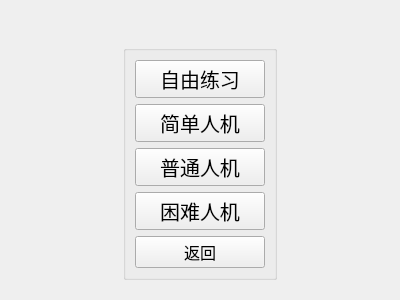
<?xml version="1.0" encoding="UTF-8"?>
<ui version="4.0">
 <class>OfflineChoiceWidget</class>
 <widget class="QWidget" name="OfflineChoiceWidget">
  <property name="geometry">
   <rect>
    <x>0</x>
    <y>0</y>
    <width>400</width>
    <height>300</height>
   </rect>
  </property>
  <property name="windowTitle">
   <string>Form</string>
  </property>
  <layout class="QVBoxLayout" name="verticalLayout" stretch="1,2">
   <item>
    <widget class="QWidget" name="widget" native="true"/>
   </item>
   <item>
    <widget class="QWidget" name="widget_2" native="true">
     <layout class="QHBoxLayout" name="horizontalLayout" stretch="2,3,2">
      <item>
       <spacer name="horizontalSpacer_2">
        <property name="orientation">
         <enum>Qt::Orientation::Horizontal</enum>
        </property>
        <property name="sizeHint" stdset="0">
         <size>
          <width>40</width>
          <height>20</height>
         </size>
        </property>
       </spacer>
      </item>
      <item>
       <widget class="QGroupBox" name="groupBox_3">
        <property name="title">
         <string/>
        </property>
        <layout class="QVBoxLayout" name="verticalLayout_2">
         <item>
          <widget class="QPushButton" name="freeButton">
           <property name="sizePolicy">
            <sizepolicy hsizetype="Minimum" vsizetype="Expanding">
             <horstretch>0</horstretch>
             <verstretch>0</verstretch>
            </sizepolicy>
           </property>
           <property name="font">
            <font>
             <pointsize>15</pointsize>
            </font>
           </property>
           <property name="text">
            <string>自由练习</string>
           </property>
          </widget>
         </item>
         <item>
          <widget class="QPushButton" name="easyButton">
           <property name="sizePolicy">
            <sizepolicy hsizetype="Minimum" vsizetype="Expanding">
             <horstretch>0</horstretch>
             <verstretch>0</verstretch>
            </sizepolicy>
           </property>
           <property name="font">
            <font>
             <pointsize>15</pointsize>
            </font>
           </property>
           <property name="text">
            <string>简单人机</string>
           </property>
          </widget>
         </item>
         <item>
          <widget class="QPushButton" name="normalButton">
           <property name="sizePolicy">
            <sizepolicy hsizetype="Minimum" vsizetype="Expanding">
             <horstretch>0</horstretch>
             <verstretch>0</verstretch>
            </sizepolicy>
           </property>
           <property name="font">
            <font>
             <pointsize>15</pointsize>
            </font>
           </property>
           <property name="text">
            <string>普通人机</string>
           </property>
          </widget>
         </item>
         <item>
          <widget class="QPushButton" name="hardButton">
           <property name="sizePolicy">
            <sizepolicy hsizetype="Minimum" vsizetype="Expanding">
             <horstretch>0</horstretch>
             <verstretch>0</verstretch>
            </sizepolicy>
           </property>
           <property name="font">
            <font>
             <pointsize>15</pointsize>
            </font>
           </property>
           <property name="text">
            <string>困难人机</string>
           </property>
          </widget>
         </item>
         <item>
          <widget class="QPushButton" name="returnButton">
           <property name="sizePolicy">
            <sizepolicy hsizetype="Minimum" vsizetype="Expanding">
             <horstretch>0</horstretch>
             <verstretch>0</verstretch>
            </sizepolicy>
           </property>
           <property name="font">
            <font>
             <pointsize>12</pointsize>
            </font>
           </property>
           <property name="text">
            <string>返回</string>
           </property>
          </widget>
         </item>
        </layout>
       </widget>
      </item>
      <item>
       <spacer name="horizontalSpacer">
        <property name="orientation">
         <enum>Qt::Orientation::Horizontal</enum>
        </property>
        <property name="sizeHint" stdset="0">
         <size>
          <width>40</width>
          <height>20</height>
         </size>
        </property>
       </spacer>
      </item>
     </layout>
    </widget>
   </item>
  </layout>
 </widget>
 <resources/>
 <connections/>
</ui>
